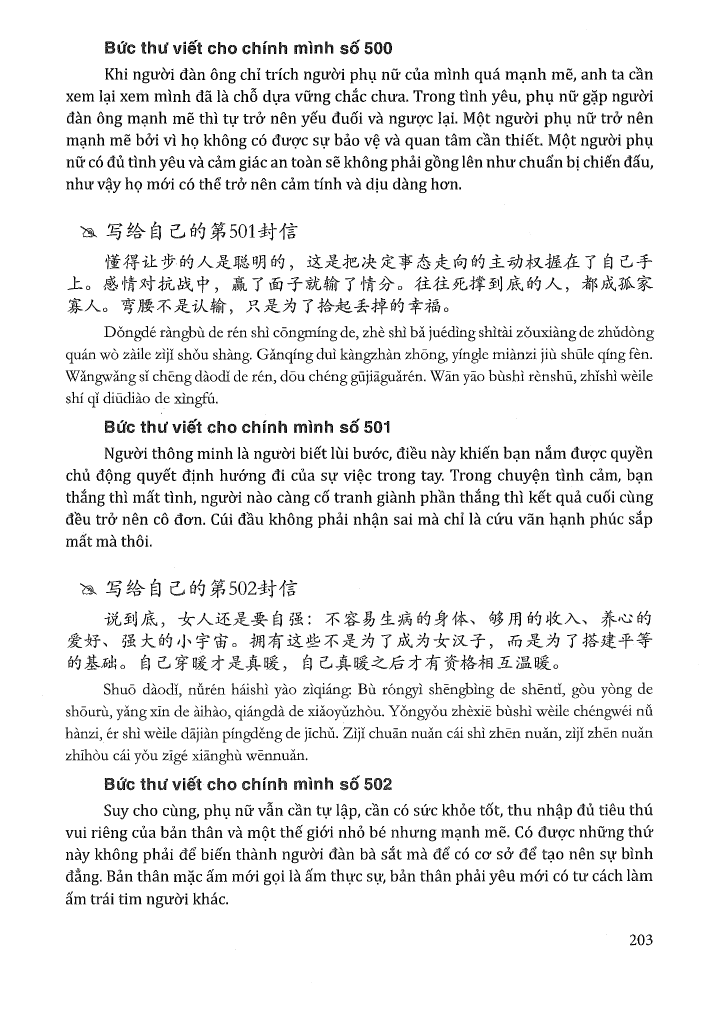
#> input picture data/image/PDF1/PDF1-203.png, 1421 x 2050 px (shown at 1/2 size); its folder holds only this picture in this run
$ jupyter execute --allow-errors ocr.ipynb
#> lines starting #> are read from the running program, lines starting #| are printed output that depends on the picture; after the words box and inside, x2 and y2 are one past the last pixel; in counts of white or black regions, pixels touching at a corner belong together
[cell 1]
from pdf2image import convert_from_path
import os
import re
import unicodedata
from collections import defaultdict
import difflib
import pandas as pd
from PIL import Image
import pytesseract
import cv2
import numpy as np
import matplotlib.pyplot as plt
from paddleocr import PaddleOCR
pytesseract.pytesseract.tesseract_cmd = r'C:\Program Files\Tesseract-OCR\tesseract.exe'

## Tiền xử lý ảnh cho OCR Tesseract

[cell 2]
INPUT_ROOT = '../data/image'
INPUT_SUBDIR = 'PDF1'
INPUT_DIR = os.path.join(INPUT_ROOT, INPUT_SUBDIR)
OUTPUT_SUBDIR = f"processed_{INPUT_SUBDIR}"
OUTPUT_DIR = os.path.join(INPUT_ROOT, OUTPUT_SUBDIR)
START_PAGE = 203
END_PAGE = 250

os.makedirs(OUTPUT_DIR, exist_ok=True)


# Lọc file trong phạm vi trang
target_files = []
try:
    all_image_files = os.listdir(INPUT_DIR)
    pattern = re.compile(r'PDF1-(\d+)\.png$', re.IGNORECASE)

    for file_name in all_image_files:
        match = pattern.match(file_name)
        if match:
            page_number = int(match.group(1))
            if START_PAGE <= page_number <= END_PAGE:
                target_files.append(file_name)

except FileNotFoundError:
    print(f"Không tìm thấy thư mục đầu vào tại {INPUT_DIR}. ")

target_files.sort(key=lambda f: int(re.search(r'PDF1-(\d+)\.png$', f).group(1)))

print(f" Tìm thấy {len(target_files)} file ảnh (từ {START_PAGE} đến {END_PAGE}) cần xử lý.")


# Tiền xử lý ảnh OCR
def preprocess_for_ocr_enforce_white_bg(image_path):
    """
    Tiền xử lý nâng cao: Làm sắc nét, tăng tương phản, nhị phân hóa (Otsu),
    khử nhiễu bằng Morphological Closing và đầu ra là NỀN TRẮNG/CHỮ ĐEN.
    """
#> called with image_path = '../data/image/PDF1/PDF1-203.png'

    img = cv2.imread(image_path, cv2.IMREAD_COLOR)
#> img is the input picture: shape (2050, 1421, 3); min 0, max 255, mean 238.3
    if img is None:
        print(f"Không thể đọc ảnh tại {image_path}")
        return None, None

    gray = cv2.cvtColor(img, cv2.COLOR_BGR2GRAY)

    # Làm Sắc Nét (Sharpening)
    sharpen_kernel = np.array([[ 0, -1,  0],
                               [-1,  5, -1],
                               [ 0, -1,  0]])
    sharpened = cv2.filter2D(gray, -1, sharpen_kernel)

    # Tăng Tương Phản (Gamma Correction)
    gamma = 2.0
    inv_gamma = 1.0 / gamma
    table = np.array([((i / 255.0) ** inv_gamma) * 255
                      for i in np.arange(0, 256)]).astype("uint8")
    contrasted = cv2.LUT(sharpened, table)

    # Phân Ngưỡng Nhị Phân (Tách Nền/Chữ)

    # TH1: NỀN TRẮNG / CHỮ ĐEN (THRESH_BINARY_INV)
    _, thresh_inverted = cv2.threshold(contrasted, 0, 255, cv2.THRESH_BINARY_INV + cv2.THRESH_OTSU)
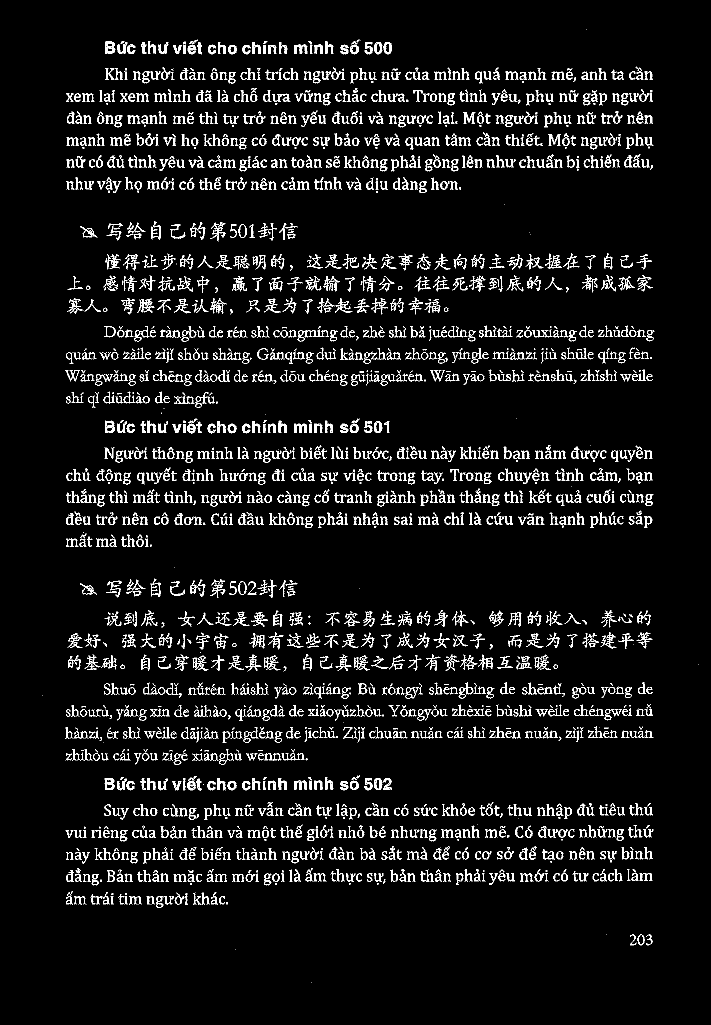
#> thresh_inverted: shape (2050, 1421) (shown at 1/2 size); 6.1% white in thin lines or dots, all inside (x1, y1, x2, y2) = (84, 58, 1397, 1965)
    # TH2: NỀN ĐEN / CHỮ TRẮNG (THRESH_BINARY)
    _, thresh_normal = cv2.threshold(contrasted, 0, 255, cv2.THRESH_BINARY + cv2.THRESH_OTSU)

    # Lựa chọn ảnh có nền trắng (nền chiếm ưu thế trong văn bản)
    # Ảnh có nền trắng sẽ có tổng số pixel trắng (255) lớn hơn đen (0) -> giá trị trung bình > 127
    if np.mean(thresh_inverted) > np.mean(thresh_normal):
        # thresh_inverted đã cho ra Nền Trắng / Chữ Đen (Định dạng mong muốn)
        binary_img = thresh_inverted
    else:
        # thresh_normal đã cho ra Nền Trắng / Chữ Đen (Ảnh gốc bị ngược màu)
        # Hoặc thresh_inverted cho ra Nền Đen / Chữ Trắng (Ảnh gốc xuôi màu)
        # Đảo ngược thresh_normal để có Nền Trắng / Chữ Đen
        binary_img = cv2.bitwise_not(thresh_normal)

    # Ép buộc về NỀN TRẮNG/CHỮ ĐEN để khử nhiễu

    if np.mean(binary_img) > 127:
        # Nền Trắng/Chữ Đen -> Đảo thành Nền Đen/Chữ Trắng (Tạm thời)
        img_for_denoise = cv2.bitwise_not(binary_img)
    else:
        img_for_denoise = binary_img

    # Khử Nhiễu Đốm Đen (Morphological Closing)
    # Dùng phép Đóng (Closing) để lấp đầy các đốm đen (nhiễu) trên nền trắng
    kernel = np.ones((2, 2), np.uint8)
    denoised_closed = cv2.morphologyEx(img_for_denoise, cv2.MORPH_CLOSE, kernel)
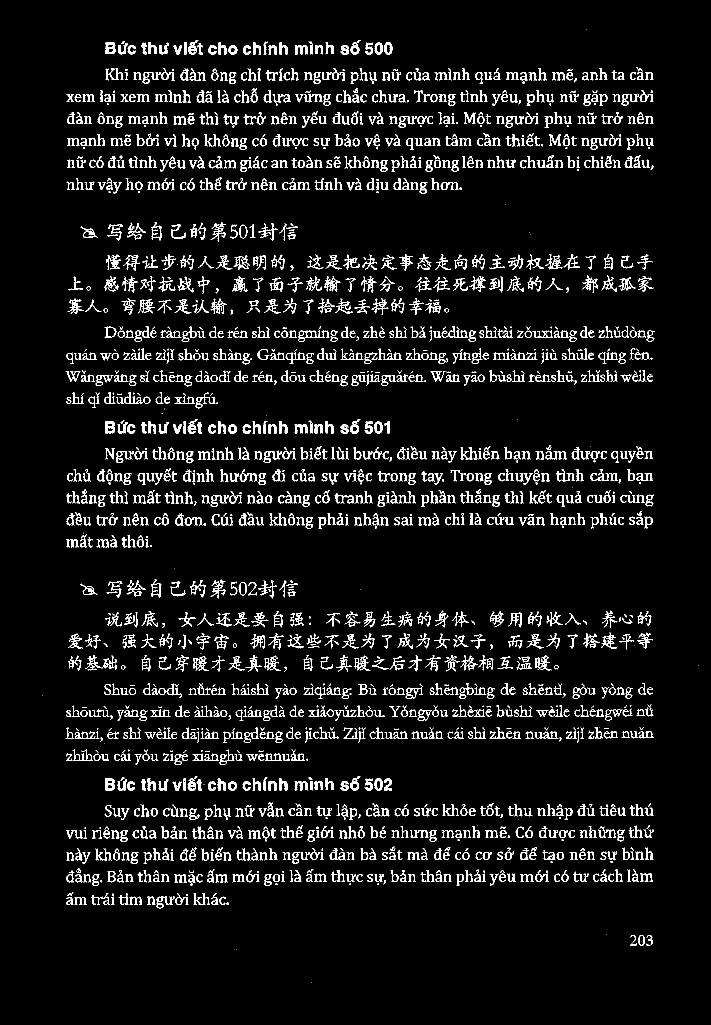
#> denoised_closed: shape (2050, 1421) (shown at 1/2 size); 6.7% white in thin lines or dots, all inside (x1, y1, x2, y2) = (85, 59, 1398, 1966)

    # Đảo Ngược Lại (Reverse) để có Nền Trắng/Chữ Đen
    final_img = cv2.bitwise_not(denoised_closed)
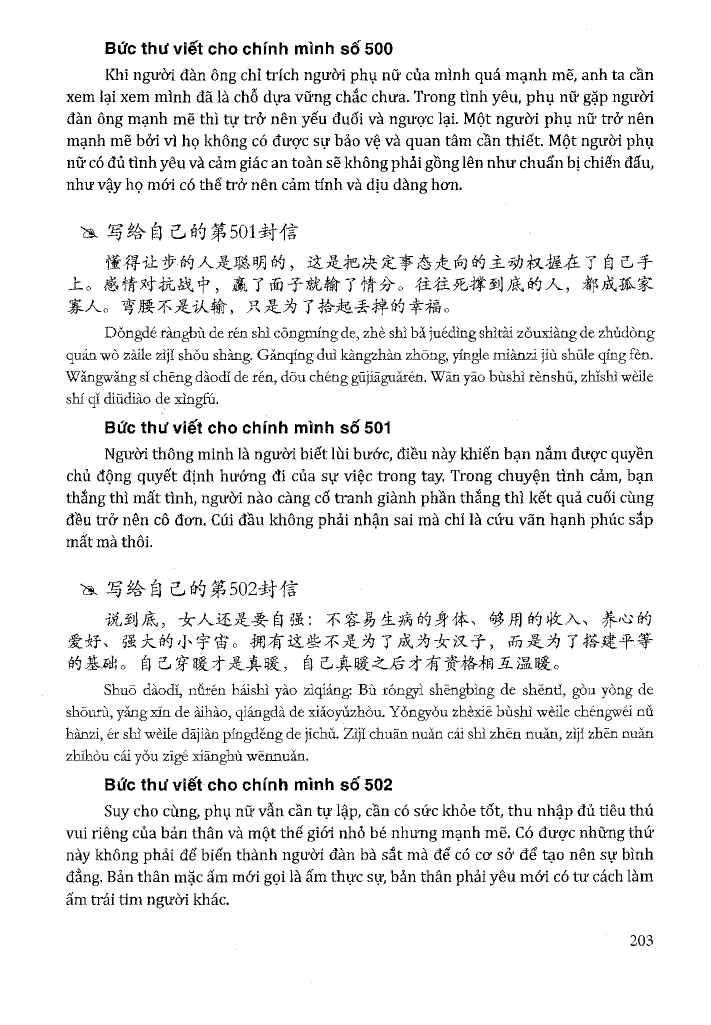
#> final_img: shape (2050, 1421) (shown at 1/2 size); 93.3% white; black in thin lines or dots, all inside (x1, y1, x2, y2) = (85, 59, 1398, 1966)

    # Kiểm tra lần cuối: Nếu vẫn là nền đen (do ảnh có quá nhiều chi tiết) -> đảo lại
    if np.mean(final_img) < 127:
         final_img = cv2.bitwise_not(final_img)

    return final_img, img

# [32 lines of commented-out code are left out]

print(f"Xử lý và lưu {len(target_files)} file ảnh")
count = 0
for file_name in target_files:
    full_path = os.path.join(INPUT_DIR, file_name)
    processed_img, _ = preprocess_for_ocr_enforce_white_bg(full_path)

    if processed_img is not None:
        output_file_name = f"processed_{file_name}"
        output_path = os.path.join(OUTPUT_DIR, output_file_name)
        cv2.imwrite(output_path, processed_img)
        count += 1

print(f" Xử lý {count} file ảnh xong. Các file đã lưu vào thư mục: {OUTPUT_DIR}")

## OCR bằng Tesseract và Paddle

[cell 3]
# OCR Tesseract
TESSERACT_LANGS = 'chi_sim+chi_tra+vie'
def tesseract_ocr(img_path: str, lang: str = TESSERACT_LANGS):
    try:
        text_raw = pytesseract.image_to_string(
            Image.open(img_path),
            lang=lang,
            config='--psm 3'
        )
        return [l.strip() for l in text_raw.split('\n') if l.strip()]
    except Exception as e:
        print(f"Lỗi OCR {img_path}: {e}")
        return []

# OCR Paddle
#> (the rest of this cell did not finish here and is left out)

[cell 4]
# [33 lines left out: functions strip_accents, is_chinese, not called in this run]

def is_page_number_line(text: str) -> bool:
    return re.fullmatch(r"^\s*\d{1,4}\s*$", text) is not None

# [44 lines left out: functions looks_like_vietnamese, extract_id, not called in this run]

[cell 5]
# Parse ảnh -> Data
DATA_MAP_TESSERACT = defaultdict(lambda: {"src": [], "tgt": [], "vi_started": False})
DATA_MAP_PADDLE = defaultdict(lambda: {"src": [], "tgt": [], "vi_started": False})
STATE_TESSERACT = {"current_id": None, "mode": None, "pending_src": []}
STATE_PADDLE = {"current_id": None, "mode": None, "pending_src": []}

def process_image_to_data(img_path: str, data_map, state, ocr_model):
    if ocr_model == 'Tesseract':
        lines = tesseract_ocr(img_path)
#> (the call stopped at in tesseract_ocr, `text_raw = pytesseract.image_to_string( Image.open(img_path), lang=lan..`: pytesseract is not available in this run)
    else:
        result = ocr_paddle.ocr(img_path, cls=True)
        if not result or result[0] is None:
            return

        blocks = result[0]
        blocks = sorted(
            blocks,
            key=lambda b: (min(p[1] for p in b[0]), min(p[0] for p in b[0]))
        )
        lines = [b[1][0].strip() for b in blocks if b and b[1] and b[1][0]]

    current_id = state["current_id"]
    mode = state["mode"]
    pending_src = state["pending_src"]

    for text in lines:
        if not text:
            continue
        if is_page_number_line(text):
            continue

        # print(f"Model: {ocr_model}\n{text}")

        # Title tiếng Việt -> mode=vi (lấy ID) và chỉ xử lý như title nếu extract được ID
        if looks_like_vietnamese(text):
            maybe_id = extract_id(text)
            if maybe_id:
                # Title thật
                current_id = maybe_id
                _ = data_map[current_id]
                if pending_src:
                    data_map[current_id]["src"].extend(pending_src)
                    pending_src.clear()

                mode = "vi"
                if not data_map[current_id]["vi_started"]:
                    data_map[current_id]["tgt"] = []
                    data_map[current_id]["vi_started"] = True

                data_map[current_id]["tgt"].append(
                    f"Bức thư viết cho chính mình số {current_id}"
                )
                continue

        # Anchor ID (ưu tiên từ tiếng Trung: 第...)
        found_id = extract_id(text)
        if found_id:
            current_id = found_id
            _ = data_map[current_id]
            if pending_src:
                data_map[current_id]["src"].extend(pending_src)
                pending_src.clear()

            mode = "zh" if is_chinese(text) else "vi"
            if mode == "vi" and (not data_map[current_id]["vi_started"]):
                data_map[current_id]["tgt"] = []
                data_map[current_id]["vi_started"] = True

            data_map[current_id]["src"].append(
                f"写 给 自己 的 第 {current_id} 封 信"
            )
            continue

        # Chưa có ID -> giữ tiếng Trung để chờ, bỏ qua Pinyin
        if current_id is None:
            if is_chinese(text):
                pending_src.append(text)
            continue

        # Gom nội dung theo mode
        if is_chinese(text):
            if mode == "vi":
                # Gặp tiếng Trung sau tiếng Việt -> Reset để chờ ID mới
                pending_src.append(text)
                current_id = None
                mode = "zh"
            else:
                data_map[current_id]["src"].append(text)
        else:
            if mode == "vi":
                data_map[current_id]["tgt"].append(text)

    state["current_id"] = current_id
    state["mode"] = mode
    state["pending_src"] = pending_src

[cell 6]
# Main process
IMG_DIR = "../data/image"
OUT_DIR = "../output/ocr"
os.makedirs(OUT_DIR, exist_ok=True)

#> (the rest of this cell did not finish here and is left out)

$ run again, on data/image/PDF1/PDF1-204.png
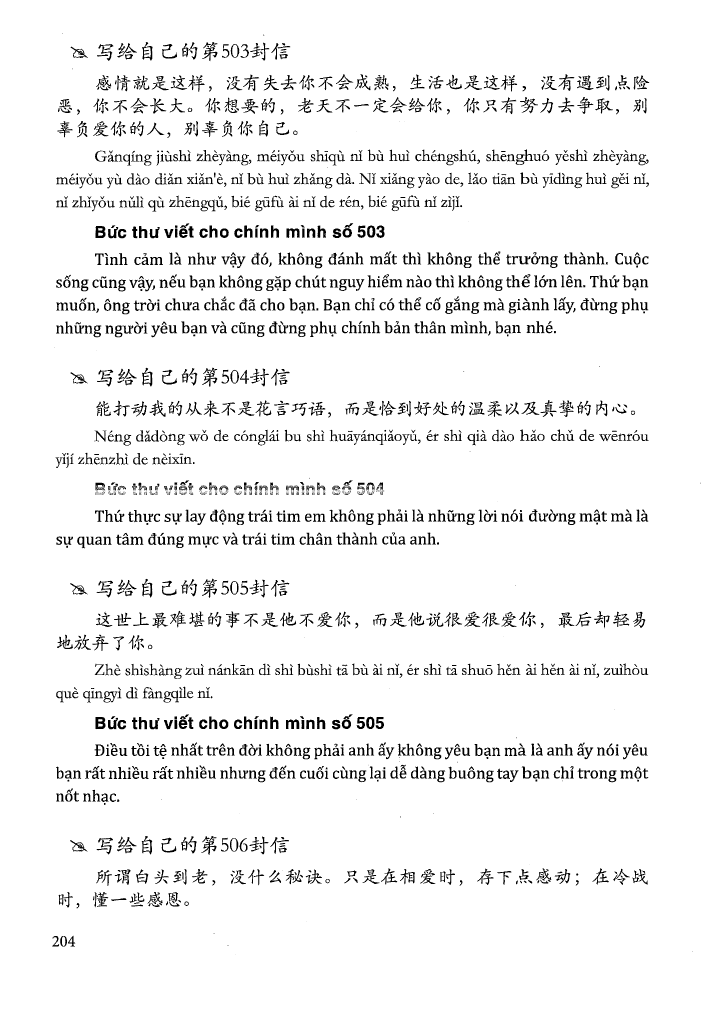
#> input picture data/image/PDF1/PDF1-204.png, 1421 x 2050 px (shown at 1/2 size)
#> in preprocess_for_ocr_enforce_white_bg, img is the input picture: shape (2050, 1421, 3); min 0, max 255, mean 241.1
#> in preprocess_for_ocr_enforce_white_bg, `_, thresh_inverted = cv2.threshold(contrasted, 0, 255, cv2.THRESH_BINA..`:
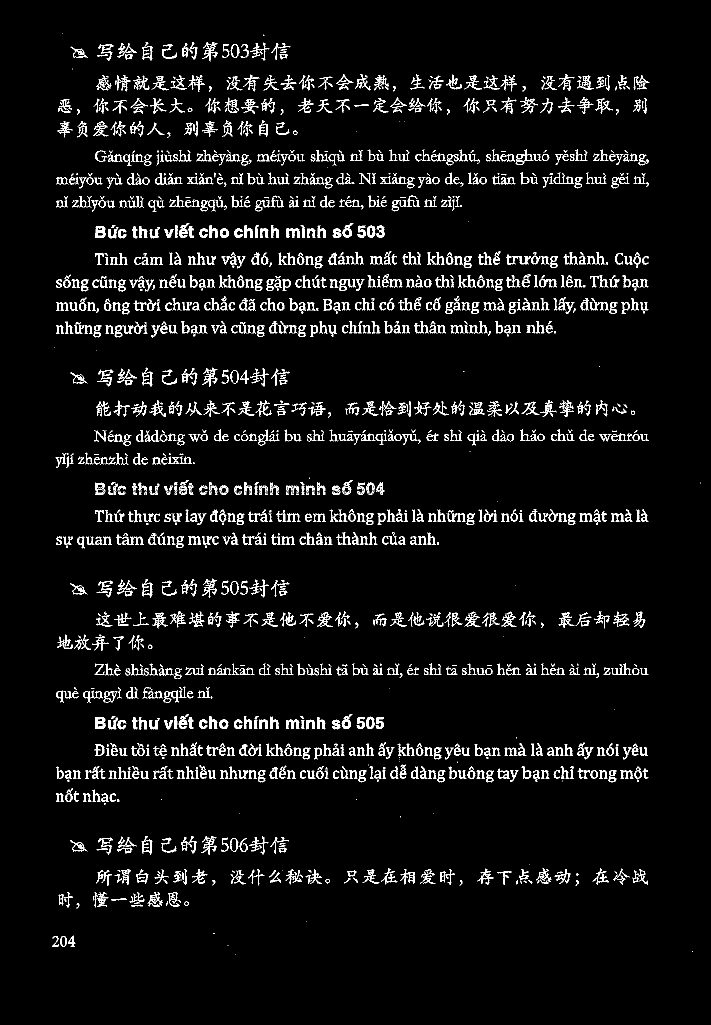
#> thresh_inverted: shape (2050, 1421) (shown at 1/2 size); 5.1% white in thin lines or dots, all inside (x1, y1, x2, y2) = (104, 66, 1402, 1909)
#> denoised_closed: shape (2050, 1421); 5.5% white in thin lines or dots, all inside (x1, y1, x2, y2) = (105, 67, 1403, 1910)
#> in preprocess_for_ocr_enforce_white_bg, `final_img = cv2.bitwise_not(denoised_closed)`:
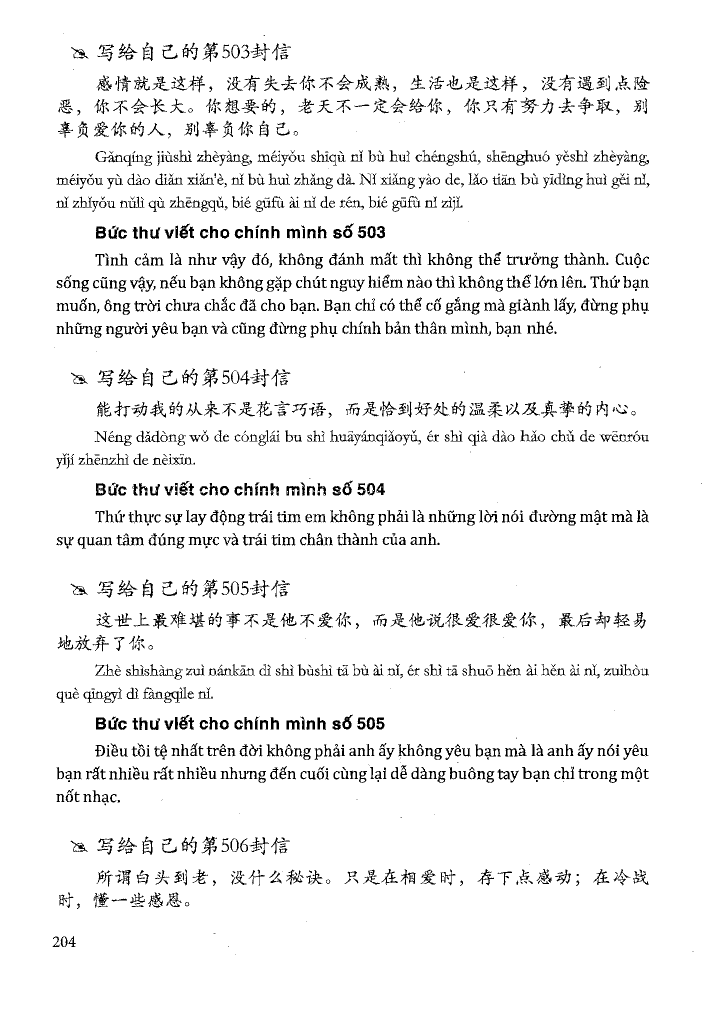
#> final_img: shape (2050, 1421) (shown at 1/2 size); 94.5% white; black in thin lines or dots, all inside (x1, y1, x2, y2) = (105, 67, 1403, 1910)
